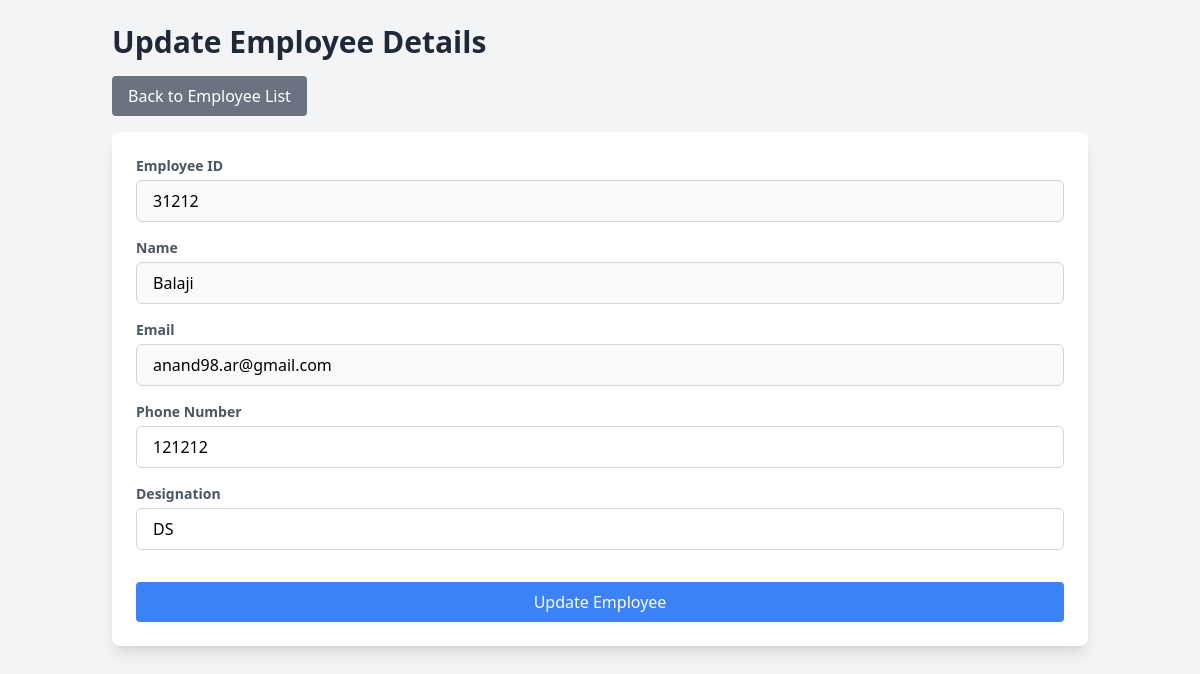
The page /api/employee/update/31212/ on the database its author committed.
### tasks/models.py (models this page shows, shortened)
class Employee(models.Model):
    empId = models.IntegerField(unique=True)
    empName = models.CharField(max_length=100)
    phoneNumber = models.CharField(max_length=15)
    emailId = models.EmailField()
    designation = models.CharField(max_length=50)

### tasks/views.py (the view)
# urls.py: path("update/<int:empId>/", views.update_employee, name="update_employee"),
def update_employee(request, empId):
    employee = get_object_or_404(Employee, empId=empId)
    if request.method == "POST":
        form = EmployeeForm(request.POST, instance=employee)
        if form.is_valid():
            form.save()
            return redirect("employee_list")
    else:
        form = EmployeeForm(instance=employee)
    return render(request, "update.html", {"form": form})

### tasks/forms.py
class EmployeeForm(forms.ModelForm):
    class Meta:
        model = Employee
        fields = "__all__"

### templates/update.html (shortened to what this page needs)
<!DOCTYPE html>
<html lang="en">
<head>
    <script src="https://cdn.tailwindcss.com"></script>
</head>
<body class="bg-gray-100 font-sans">
    <div class="container mx-auto p-6">
        <h1 class="text-3xl font-bold text-gray-800 mb-4">Update Employee Details</h1>
        <a href="{% url 'employee_list' %}" class="bg-gray-500 text-white px-4 py-2 rounded hover:bg-gray-600 mb-4 inline-block">
            Back to Employee List
        </a>
        <div class="bg-white shadow-lg rounded-lg p-6">
            <form method="POST">
                <div class="grid grid-cols-1 gap-4">
                    <div>
                        <label for="empId" class="block text-sm font-semibold text-gray-600">Employee ID</label>
                        <input type="text" disabled id="empId" name="empId" value="{{ form.empId.value }}" class="mt-1 px-4 py-2 w-full border border-gray-300 rounded-md" readonly>
                    </div>
                    <div>
                        <label for="empName" class="block text-sm font-semibold text-gray-600">Name</label>
                        <input type="text" disabled id="empName" name="empName" value="{{ form.empName.value }}" class="mt-1 px-4 py-2 w-full border border-gray-300 rounded-md">
                    </div>
                    <div>
                        <label for="emailId" class="block text-sm font-semibold text-gray-600">Email</label>
                        <input type="email" disabled id="emailId" name="emailId" value="{{ form.emailId.value }}" class="mt-1 px-4 py-2 w-full border border-gray-300 rounded-md">
                    </div>
                    <div>
                        <label for="phoneNumber" class="block text-sm font-semibold text-gray-600">Phone Number</label>
                        <input type="text" id="phoneNumber" name="phoneNumber" value="{{ form.phoneNumber.value }}" class="mt-1 px-4 py-2 w-full border border-gray-300 rounded-md">
                    </div>
                    <div>
                        <label for="designation" class="block text-sm font-semibold text-gray-600">Designation</label>
                        <input type="text" id="designation" name="designation" value="{{ form.designation.value }}" class="mt-1 px-4 py-2 w-full border border-gray-300 rounded-md">
                    </div>
                    <div class="mt-4">
                        <button type="submit" class="bg-blue-500 text-white px-6 py-2 rounded hover:bg-blue-600 w-full">
                            Update Employee
                        </button>
                    </div>
                </div>
            </form>
        </div>
    </div>
</body>
</html>

### rows shown on the page
Employee: empName "Balaji", emailId "anand98.ar@gmail.com", phoneNumber "121212", designation "DS"
